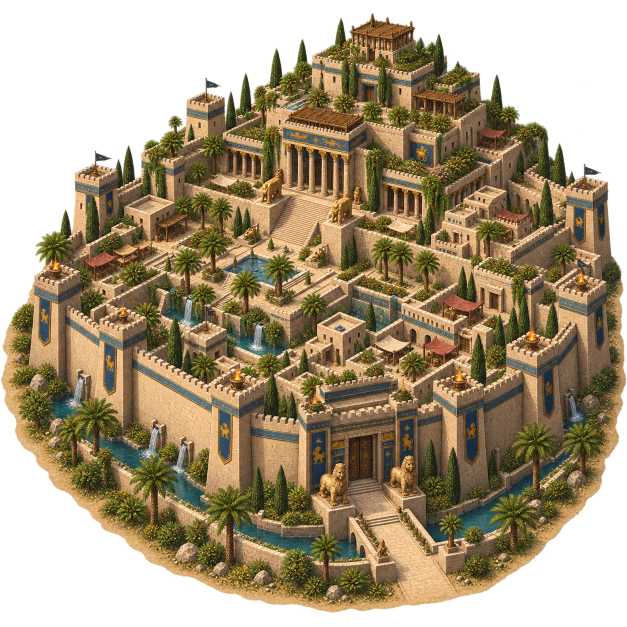
#> input picture assets/raw/city/capital.png, 1254 x 1254 px (shown at 1/2 size)
$ python -i season-textures.py   (imports and definitions only)
#> lines starting #> are read from the running program, lines starting #| are printed output that depends on the picture
#!/usr/bin/env python3
"""
Сезонные картинки карты (решение владельца 05.10): зима, весна, осень.

Исходники местности для каждого сезона лежат в папке (по умолчанию assets/raw/season) как PNG 1024×1024 (фотореалистичные аэроснимки, сгенерированы через OpenAI images; края сводятся в бесшовные скриптом) с именами
<сезон>-<вид>.png, где вид: steppe (desert), hills, meadow, mountains, forest (oasis), lake (water). Скрипт:
  1. летние (summer-*) кладёт в apps/web/public/img/terrain/<имя>.webp (1024 px) — это и есть «обычные» картинки;
  2. остальные сезоны — в apps/web/public/img/terrain/<сезон>/<имя>.webp;
  3. для городов, стартов и островков делает сезонные копии цветокоррекцией (зима — холоднее и светлее, как под снегом;
     весна — свежее; осень — теплее и чуть темнее) в apps/web/public/img/<набор>/<сезон>/…; если для островка есть
     сгенерированный <сезон>-islet-N.png, берётся он;
  4. для всего созданного строит утро/вечер/ночь тем же способом, что scripts/tod-textures.py.

Запуск из корня: python3 scripts/season-textures.py [папка-с-исходниками]
"""
from __future__ import annotations

import sys
from pathlib import Path

import numpy as np
from PIL import Image

import importlib.util

_spec = importlib.util.spec_from_file_location("tod_textures", Path(__file__).resolve().parent / "tod-textures.py")
# [1 line not run here, left out]
# [1 line that did not run here, left out]

SRC = Path(sys.argv[1] if len(sys.argv) > 1 else Path(__file__).resolve().parents[1] / "assets" / "raw" / "season")
SEASONS = ["winter", "spring", "autumn"]
TERRAIN = {"steppe": "desert", "hills": "hills", "meadow": "meadow", "mountains": "mountains", "forest": "oasis", "lake": "water"}
SETS = {
    "city": ["village", "capital", "fortress", "hill_city", "port", "ruins", "temple_city", "tent_camp", "walled_city"],
    "start": ["assyria", "babylon", "egypt", "shipwreck", "wilderness", "zin"],
    "islet": ["islet-1", "islet-2", "islet-3", "islet-4", "islet-5", "islet-6", "islet-7"],
}
# Сезонная цветокоррекция для картинок, которых нет в сгенерированном виде (города, старты, островки без своей картинки).
SEASON_GRADES = {
    "winter": dict(mult=(0.98, 1.00, 1.06), bright=1.10, sat=0.55, contrast=0.92, shadow=(0.92, 0.96, 1.08), high=(1.02, 1.03, 1.06), tone=0.8, lift=0.08),
    "spring": dict(mult=(0.98, 1.04, 0.98), bright=1.04, sat=1.08, contrast=1.0, shadow=(0.96, 1.0, 0.98), high=(1.0, 1.02, 0.96), tone=0.5, lift=0.0),
    "autumn": dict(mult=(1.06, 0.96, 0.86), bright=0.97, sat=1.05, contrast=1.02, shadow=(0.96, 0.90, 0.86), high=(1.06, 0.98, 0.84), tone=0.7, lift=0.0),
}


def save_webp(img: Image.Image, dst: Path, quality: int = 84) -> None:
    dst.parent.mkdir(parents=True, exist_ok=True)
    img.save(dst, "WEBP", quality=quality, method=6)


def graded(img: Image.Image, g: dict) -> Image.Image:
    arr = np.asarray(img.convert("RGBA")).astype(np.float32) / 255
    rgb = grade(arr[..., :3], g)
    out = np.concatenate([rgb, arr[..., 3:4]], axis=-1)
    return Image.fromarray((out * 255 + 0.5).astype(np.uint8), "RGBA")


def tod_variants(day: Image.Image, dst_day: Path) -> None:
    """Рядом с дневной картинкой — утро, вечер, ночь."""
    for ph, g in GRADES.items():
        save_webp(graded(day, g), dst_day.with_name(f"{dst_day.stem}-{ph}.webp"))


def make_seamless(im: Image.Image, width: float = 0.22) -> Image.Image:
    """Бесшовность (решение владельца 05.10: местность — одна сплошная карта): края картинки смешиваются с копией,
    сдвинутой на полкадра, — у неё края сходятся без шва, а её собственный шов в середине накрывается оригиналом.
    width — ширина переходной полосы от края, доля размера."""
#> called with width = 0.22
    a = np.asarray(im.convert("RGB")).astype(np.float32)
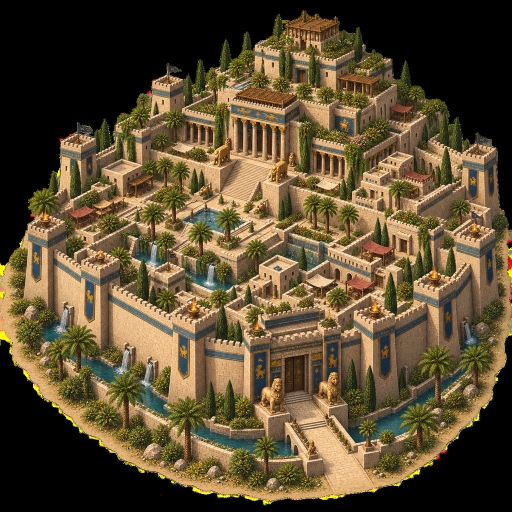
#> a: shape (1024, 1024, 3) float32 (shown at 1/2 size); mean R, G, B 92, 76.8, 49.1
    h, w = a.shape[:2]
#> h = 1024; w = 1024
    off = np.roll(np.roll(a, h // 2, axis=0), w // 2, axis=1)
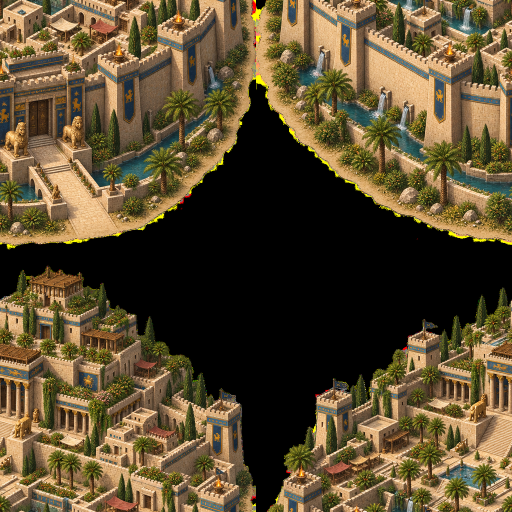
#> off: shape (1024, 1024, 3) float32 (shown at 1/2 size); mean R, G, B 92, 76.8, 49.1
    ys = np.minimum(np.arange(h), h - 1 - np.arange(h)) / (h * width)
    xs = np.minimum(np.arange(w), w - 1 - np.arange(w)) / (w * width)
    my, mx = np.clip(ys, 0, 1), np.clip(xs, 0, 1)
    m = np.minimum(my[:, None], mx[None, :])
    m = m * m * (3 - 2 * m)  # smoothstep: 0 у края (копия), 1 в середине (оригинал)
    out = a * m[..., None] + off * (1 - m[..., None])
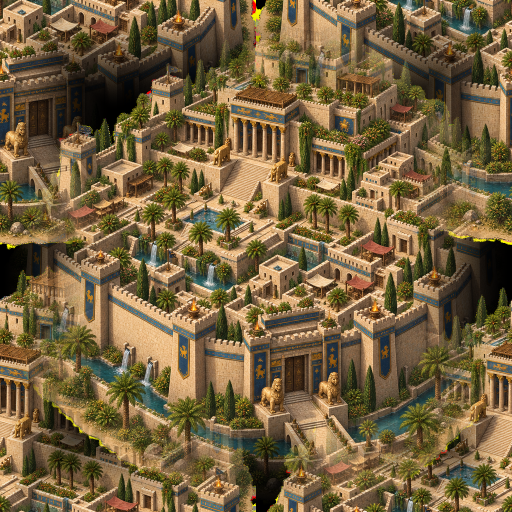
#> out: shape (1024, 1024, 3) float64 (shown at 1/2 size); mean R, G, B 118.9, 98.9, 64.4; drawn with min black and max white
    return Image.fromarray(np.clip(out + 0.5, 0, 255).astype(np.uint8), "RGB")


TERRAIN_PX = 1024


def terrain_from_png(src: Path, dst: Path) -> None:
    im = make_seamless(Image.open(src).convert("RGB").resize((TERRAIN_PX, TERRAIN_PX), Image.LANCZOS))
    save_webp(im, dst, 80)
    tod_variants(im, dst)
    print(dst.relative_to(ROOT))


def main() -> None:
    # 1–2. Местность.
    for season in ["summer", *SEASONS]:
        for kind, name in TERRAIN.items():
            src = SRC / f"{season}-{kind}.png"
            if not src.exists():
                continue
            dst = ROOT / "terrain" / (name + ".webp") if season == "summer" else ROOT / "terrain" / season / (name + ".webp")
            terrain_from_png(src, dst)
    # 3–4. Города, старты, островки: своя картинка сезона или цветокоррекция летней.
    for season in SEASONS:
        for folder, names in SETS.items():
            for n in names:
                own = SRC / f"{season}-{n}.png"
                base = ROOT / folder / f"{n}.webp"
                if not base.exists():
                    print("нет файла", base); continue
                dst = ROOT / folder / season / f"{n}.webp"
                if own.exists():
                    im = Image.open(own).convert("RGBA")
                    if folder == "islet":
                        # Островок: контур берётся с летней картинки (альфа), чтобы форма на карте не менялась.
                        b = Image.open(base).convert("RGBA").resize(im.size, Image.LANCZOS)
                        im.putalpha(b.getchannel("A"))
                        im = im.resize(Image.open(base).size, Image.LANCZOS)
                else:
                    im = graded(Image.open(base), SEASON_GRADES[season])
                save_webp(im, dst, 88 if folder == "islet" else 84)
                tod_variants(im, dst)
                print(dst.relative_to(ROOT))


# [2 lines not run here, left out]

#> (the run stopped early here; a loop or call above may not have finished)

$ run again, on assets/raw/city/ruins.png
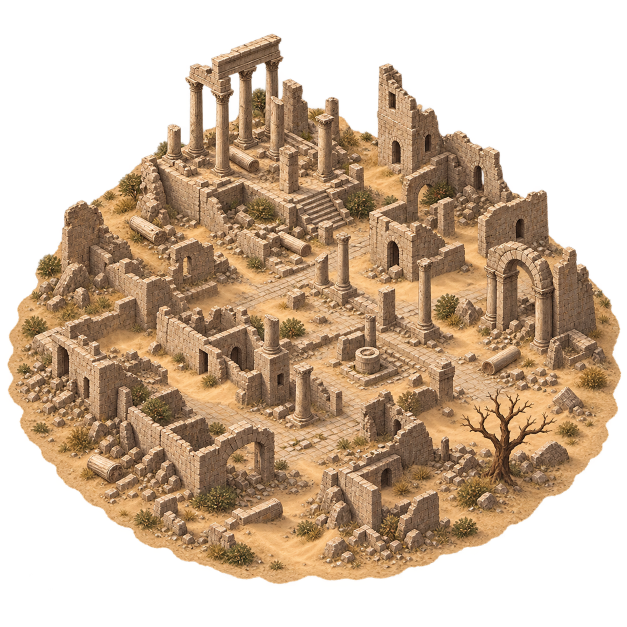
#> input picture assets/raw/city/ruins.png, 1254 x 1254 px (shown at 1/2 size)
#> in make_seamless, `off = np.roll(np.roll(a, h // 2, axis=0), w // 2, axis=1)`:
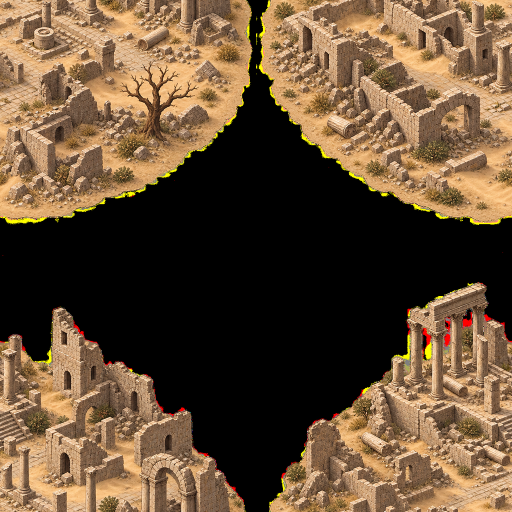
#> off: shape (1024, 1024, 3) float32 (shown at 1/2 size); mean R, G, B 102.1, 79.3, 55.5
#> in make_seamless, `out = a * m[..., None] + off * (1 - m[..., None])`:
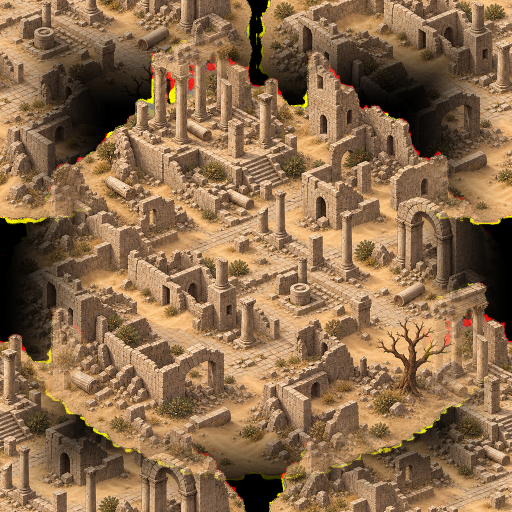
#> out: shape (1024, 1024, 3) float64 (shown at 1/2 size); mean R, G, B 140.6, 109.3, 77.6; drawn with min black and max white

$ run again, on assets/raw/city/tent_camp.png
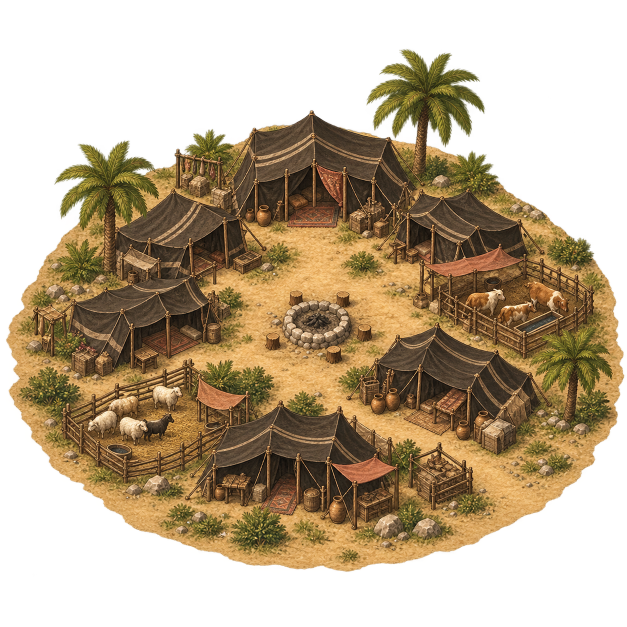
#> input picture assets/raw/city/tent_camp.png, 1254 x 1254 px (shown at 1/2 size)
#> in make_seamless, `off = np.roll(np.roll(a, h // 2, axis=0), w // 2, axis=1)`:
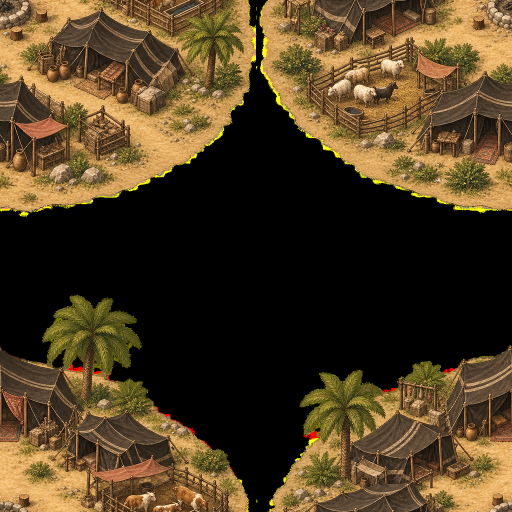
#> off: shape (1024, 1024, 3) float32 (shown at 1/2 size); mean R, G, B 79.2, 61.5, 34.4
#> in make_seamless, `out = a * m[..., None] + off * (1 - m[..., None])`:
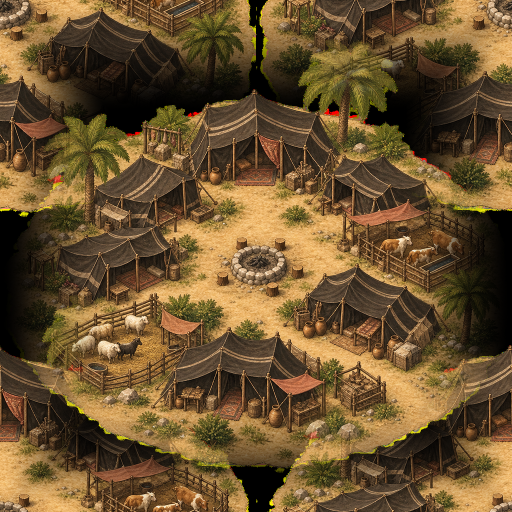
#> out: shape (1024, 1024, 3) float64 (shown at 1/2 size); mean R, G, B 107.5, 82.7, 47.7
